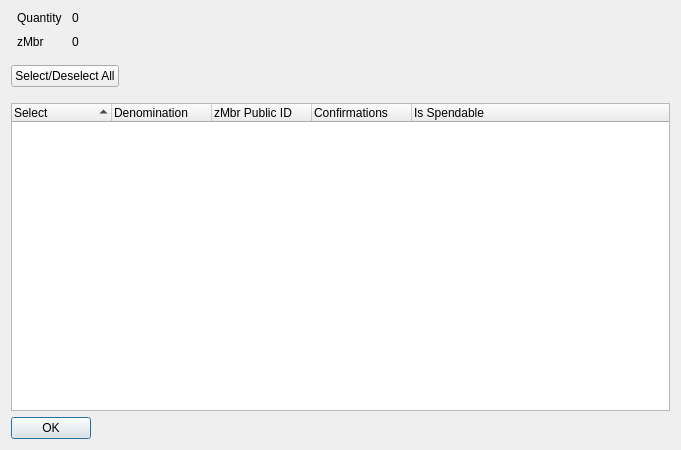
<?xml version="1.0" encoding="UTF-8"?>
<ui version="4.0">
 <class>ZMbrControlDialog</class>
 <widget class="QDialog" name="ZMbrControlDialog">
  <property name="geometry">
   <rect>
    <x>0</x>
    <y>0</y>
    <width>681</width>
    <height>450</height>
   </rect>
  </property>
  <property name="minimumSize">
   <size>
    <width>681</width>
    <height>450</height>
   </size>
  </property>
  <property name="windowTitle">
   <string>Select zMbr to Spend</string>
  </property>
  <layout class="QVBoxLayout" name="verticalLayout" stretch="0,0,0,0">
   <item>
    <layout class="QHBoxLayout" name="horizontalLayout" stretch="0,0">
     <property name="spacing">
      <number>-1</number>
     </property>
     <property name="bottomMargin">
      <number>10</number>
     </property>
     <item>
      <layout class="QFormLayout" name="formLayout">
       <property name="horizontalSpacing">
        <number>10</number>
       </property>
       <property name="verticalSpacing">
        <number>10</number>
       </property>
       <property name="leftMargin">
        <number>6</number>
       </property>
       <property name="rightMargin">
        <number>6</number>
       </property>
       <item row="0" column="0">
        <widget class="QLabel" name="labelQuantity">
         <property name="text">
          <string>Quantity</string>
         </property>
        </widget>
       </item>
       <item row="0" column="1">
        <widget class="QLabel" name="labelQuantity_int">
         <property name="text">
          <string>0</string>
         </property>
        </widget>
       </item>
       <item row="1" column="0">
        <widget class="QLabel" name="labelZMbr">
         <property name="text">
          <string>zMbr</string>
         </property>
        </widget>
       </item>
       <item row="1" column="1">
        <widget class="QLabel" name="labelZMbr_int">
         <property name="text">
          <string>0</string>
         </property>
        </widget>
       </item>
      </layout>
     </item>
     <item>
      <spacer name="horizontalSpacer_2">
       <property name="orientation">
        <enum>Qt::Horizontal</enum>
       </property>
       <property name="sizeHint" stdset="0">
        <size>
         <width>40</width>
         <height>20</height>
        </size>
       </property>
      </spacer>
     </item>
    </layout>
   </item>
   <item>
    <layout class="QHBoxLayout" name="horizontalLayout3" stretch="0,0">
     <property name="spacing">
      <number>14</number>
     </property>
     <property name="bottomMargin">
      <number>10</number>
     </property>
     <item>
      <widget class="QPushButton" name="pushButtonAll">
       <property name="text">
        <string>Select/Deselect All</string>
       </property>
      </widget>
     </item>
     <item>
      <spacer name="horizontalSpacer">
       <property name="orientation">
        <enum>Qt::Horizontal</enum>
       </property>
       <property name="sizeHint" stdset="0">
        <size>
         <width>40</width>
         <height>20</height>
        </size>
       </property>
      </spacer>
     </item>
    </layout>
   </item>
   <item>
    <widget class="QTreeWidget" name="treeWidget">
     <property name="sizePolicy">
      <sizepolicy hsizetype="Expanding" vsizetype="Expanding">
       <horstretch>0</horstretch>
       <verstretch>0</verstretch>
      </sizepolicy>
     </property>
     <property name="minimumSize">
      <size>
       <width>0</width>
       <height>250</height>
      </size>
     </property>
     <property name="alternatingRowColors">
      <bool>true</bool>
     </property>
     <property name="sortingEnabled">
      <bool>true</bool>
     </property>
     <property name="columnCount">
      <number>5</number>
     </property>
     <attribute name="headerDefaultSectionSize">
      <number>100</number>
     </attribute>
     <column>
      <property name="text">
       <string notr="true">Select</string>
      </property>
     </column>
     <column>
      <property name="text">
       <string notr="true">Denomination</string>
      </property>
     </column>
     <column>
      <property name="text">
       <string notr="true">zMbr Public ID</string>
      </property>
     </column>
     <column>
      <property name="text">
       <string notr="true">Confirmations</string>
      </property>
     </column>
     <column>
      <property name="text">
       <string>Is Spendable</string>
      </property>
     </column>
    </widget>
   </item>
   <item>
    <widget class="QDialogButtonBox" name="buttonBox">
     <property name="sizePolicy">
      <sizepolicy hsizetype="Maximum" vsizetype="Fixed">
       <horstretch>0</horstretch>
       <verstretch>0</verstretch>
      </sizepolicy>
     </property>
     <property name="orientation">
      <enum>Qt::Horizontal</enum>
     </property>
     <property name="standardButtons">
      <set>QDialogButtonBox::Ok</set>
     </property>
    </widget>
   </item>
  </layout>
 </widget>
 <resources/>
 <connections>
  <connection>
   <sender>buttonBox</sender>
   <signal>accepted()</signal>
   <receiver>ZMbrControlDialog</receiver>
   <slot>accept()</slot>
   <hints>
    <hint type="sourcelabel">
     <x>248</x>
     <y>254</y>
    </hint>
    <hint type="destinationlabel">
     <x>157</x>
     <y>274</y>
    </hint>
   </hints>
  </connection>
  <connection>
   <sender>buttonBox</sender>
   <signal>rejected()</signal>
   <receiver>ZMbrControlDialog</receiver>
   <slot>reject()</slot>
   <hints>
    <hint type="sourcelabel">
     <x>316</x>
     <y>260</y>
    </hint>
    <hint type="destinationlabel">
     <x>286</x>
     <y>274</y>
    </hint>
   </hints>
  </connection>
 </connections>
</ui>
